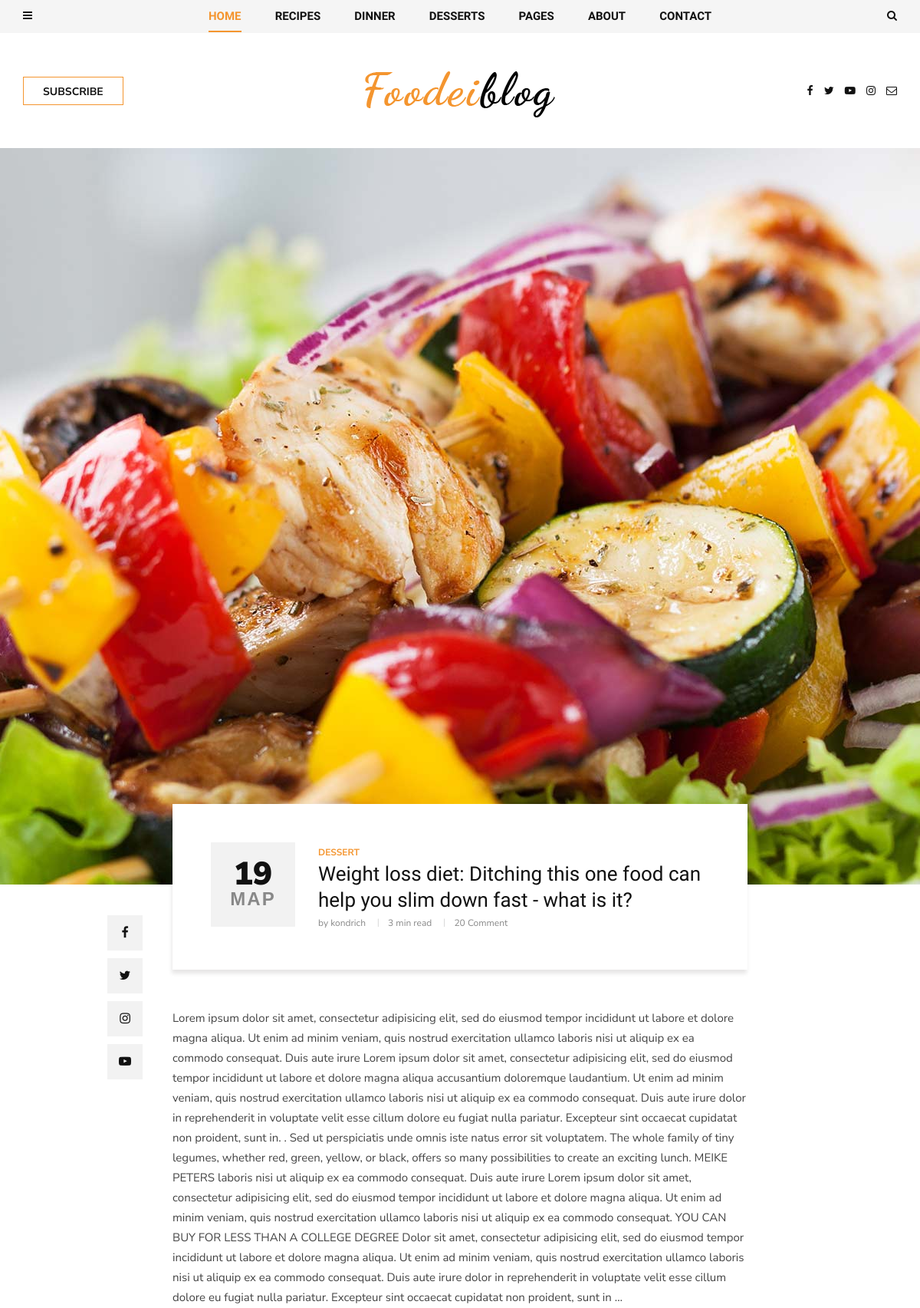
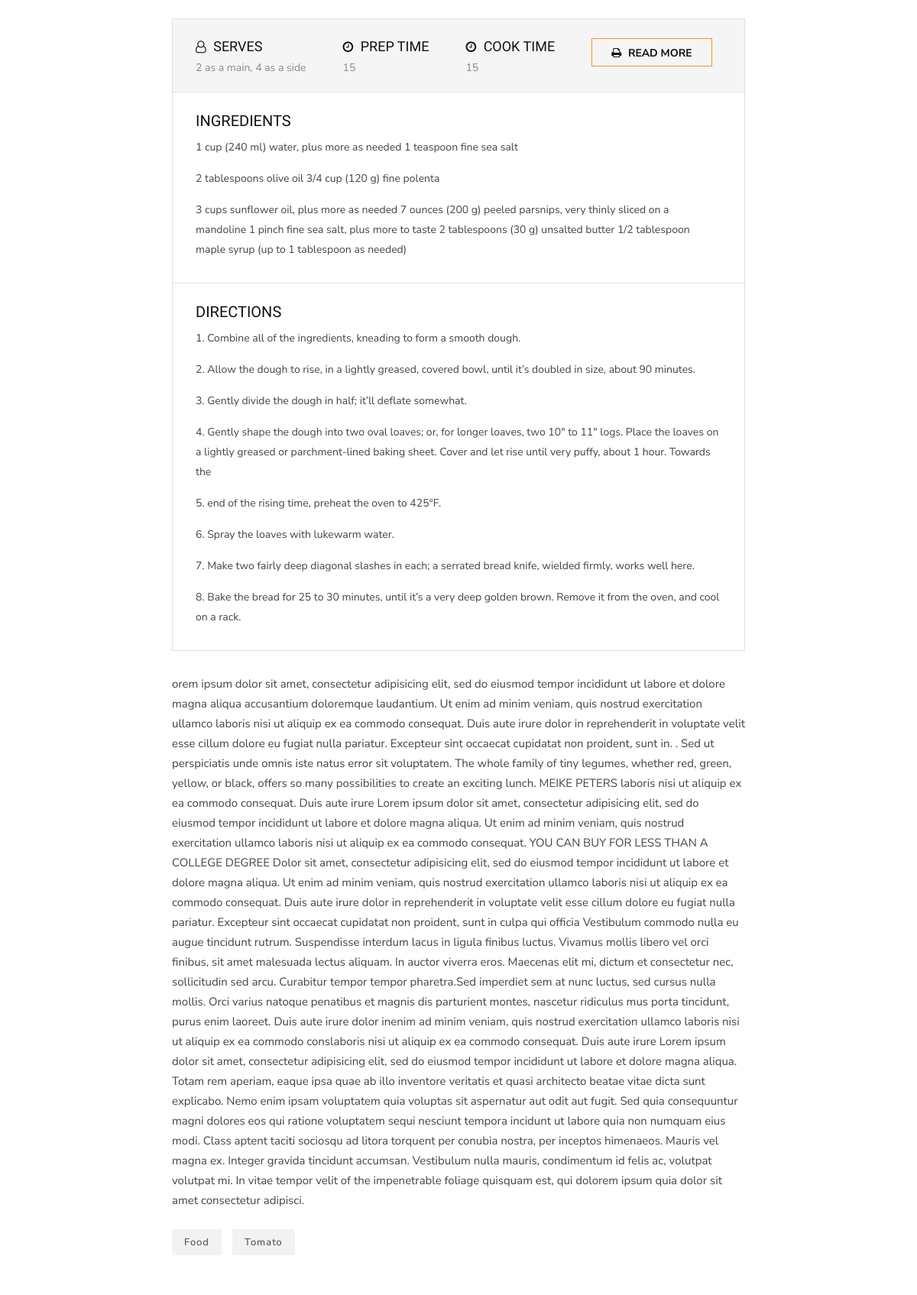
/food_vegan/food_vegan/ (upper part), run on the app's committed database (2 pictures, top to bottom).
### blog/models.py (models this page shows, shortened)
class Post(models.Model):
    author = models.ForeignKey(User, related_name="posts", on_delete=models.CASCADE)
    title = models.CharField(max_length=200)
    image = models.ImageField(upload_to="articles/")
    text = models.TextField()
    category = models.ForeignKey(
        Category, related_name="post", on_delete=models.SET_NULL, null=True
    )
    tags = models.ManyToManyField(Tag, related_name="post")
    create_at = models.DateTimeField(auto_now_add=True)
    slug = models.SlugField(max_length=200, default="")
    def get_recipes(self):
        return self.recipes.all()

class Category(MPTTModel):
    name = models.CharField(max_length=100)
    slug = models.SlugField(max_length=100)
    parent = TreeForeignKey(
        "self",
        related_name="children",
        on_delete=models.SET_NULL,
        null=True,
        blank=True,
    )
    class MPTTMeta:
        order_insertion_by = ["name"]

class Recipe(models.Model):
    name = models.CharField(max_length=100)
    serves = models.CharField(max_length=50)
    prep_time = models.PositiveIntegerField(default=0)
    cook_time = models.PositiveIntegerField(default=0)
    ingredients = RichTextField()
    directions = RichTextField()
    post = models.ForeignKey(
        Post, on_delete=models.SET_NULL, related_name="recipes", null=True, blank=True
    )

class Tag(models.Model):
    name = models.CharField(max_length=100)
    slug = models.SlugField(max_length=100)
    def __str__(self):
        return self.name

### blog/views.py (the view)
class PostDetailView(DetailView):
    model = Post
    context_object_name = "post"
    slug_url_kwarg = "post_slug"

### templates/blog/post_detail.html (shortened to what this page needs)
{% extends "base.html" %}
{%block content%}
<section class="single-post spad">
    <div class="single-post__hero set-bg" data-setbg="{{post.image.url}}"></div>
    <div class="container">
        <div class="row d-flex justify-content-center">
            <div class="col-lg-8">
                <div class="single-post__title">
                    <div class="single-post__title__meta">
                        <h2>{{post.create_at | date:"d"}}</h2>
                        <span>{{post.create_at | date:"M"}}</span>
                    </div>
                    <div class="single-post__title__text">
                        <ul class="label">
                            <li>{{post.category.name}}</li>
                        </ul>
                        <h4>{{post.title}}</h4>
                        <ul class="widget">
                            <li>by {{post.author}}</li>
                            <li>3 min read</li>
                            <li>20 Comment</li>
                        </ul>
                    </div>
                </div>
                <div class="single-post__social__item">
                    <ul>
                        <li><a href="#"><i class="fa fa-facebook"></i></a></li>
                        <li><a href="#"><i class="fa fa-twitter"></i></a></li>
                        <li><a href="#"><i class="fa fa-instagram"></i></a></li>
                        <li><a href="#"><i class="fa fa-youtube-play"></i></a></li>
                    </ul>
                </div>
                <div class="single-post__top__text">
                    <p>{{post.text|truncatewords:250}}</p>
                </div>
                <div class="single-post__recipe__details">
                    {% for recipe in post.get_recipes %}
                    <div class="single-post__recipe__details__option">
                        <ul>
                            <li>
                                <h5><i class="fa fa-user-o"></i> SERVES</h5>
                                <span>{{recipe.serves}}</span>
                            </li>
                            <li>
                                <h5><i class="fa fa-clock-o"></i> PREP TIME</h5>
                                <span>{{recipe.prep_time}}</span>
                            </li>
                            <li>
                                <h5><i class="fa fa-clock-o"></i> Cook TIME</h5>
                                <span>{{recipe.cook_time}}</span>
                            </li>
                            <li><a href="#" class="primary-btn"><i class="fa fa-print"></i> Read more</a></li>
                        </ul>
                    </div>
                    <div class="single-post__recipe__details__indegradients">
                        <h5>Ingredients</h5>
                        {{recipe.ingredients|safe}}
                    </div>
                    <div class="single-post__recipe__details__direction">
                        <h5>Directions</h5>
                        {{recipe.directions|safe}}
                    </div>
                    {% endfor %}
                </div>
                <div class="single-post__desc">
                    <p>{{post.text|slice:"250:"}} </p>
                </div>
                <div class="single-post__tags">
                    {%for tag in post.tags.all %}
                    <a href="#">{{tag}}</a>
                    {% endfor %}
                </div>
            </div>
        </div>
    </div>
</section>
{% endblock content %}

### templates/base.html (shortened to what this page needs)
<!DOCTYPE html>
<html lang="zxx">
{% load static %}
<head>
    <link rel="stylesheet" href="{% static 'css/bootstrap.min.css' %}" type="text/css">
    <link rel="stylesheet" href="{% static 'css/font-awesome.min.css' %}" type="text/css">
    <link rel="stylesheet" href="{% static 'css/elegant-icons.css' %}" type="text/css">
    <link rel="stylesheet" href="{% static 'css/owl.carousel.min.css' %}" type="text/css">
    <link rel="stylesheet" href="{% static 'css/slicknav.min.css' %}" type="text/css">
    <link rel="stylesheet" href="{% static 'css/style.css' %}" type="text/css">
</head>
<body>
    <header class="header">
        <div class="header__top">
            <div class="container">
                <div class="row">
                    <div class="col-lg-2 col-md-1 col-6 order-md-1 order-1">
                        <div class="header__humberger">
                            <i class="fa fa-bars humberger__open"></i>
                        </div>
                    </div>
                    <div class="col-lg-8 col-md-10 order-md-2 order-3">
                        <nav class="header__menu">
                            <ul>
                                <li class="active"><a href="./index.html">Home</a></li>
                                <li><a href="#">Recipes</a>
                                </li>
                                <li><a href="#">Dinner</a></li>
                                <li><a href="#">Desserts</a></li>
                                <li class="dropdown"><a href="#">Pages</a>
                                </li>
                                <li><a href="./about.html">About</a></li>
                                <li><a href="./contact.html">Contact</a></li>
                            </ul>
                        </nav>
                    </div>
                    <div class="col-lg-2 col-md-1 col-6 order-md-3 order-2">
                        <div class="header__search">
                            <i class="fa fa-search search-switch"></i>
                        </div>
                    </div>
                </div>
            </div>
        </div>
        <div class="container">
            <div class="row">
                <div class="col-lg-3 col-md-3">
                    <div class="header__btn">
                        <a href="./signin.html" class="primary-btn">Subscribe</a>
                    </div>
                </div>
                <div class="col-lg-6 col-md-6">
                    <div class="header__logo">
                        <a href="./index.html"><img src="img/logo.png" alt=""></a>
                    </div>
                </div>
                <div class="col-lg-3 col-md-3">
                    <div class="header__social">
                        <a href="#"><i class="fa fa-facebook"></i></a>
                        <a href="#"><i class="fa fa-twitter"></i></a>
                        <a href="#"><i class="fa fa-youtube-play"></i></a>
                        <a href="#"><i class="fa fa-instagram"></i></a>
                        <a href="#"><i class="fa fa-envelope-o"></i></a>
                    </div>
                </div>
            </div>
        </div>
    </header>
    {% block content %}
    {% endblock content %}
</body>
</html>

### data on the page
Post: create_at "19", create_at "МАР", category.name "DESSERT", title "Weight loss diet: Ditching this one food can help you slim down fast - what is it?", author "kondrich", text "Lorem ipsum dolor sit amet, consectetur adipisicing elit, sed do eiusmod tempor incididunt ut labore et dolore magna aliqua. Ut enim ad minim veniam, quis nostrud exercitation ullamco laboris nisi ut aliquip ex ea commodo consequat. Duis aute irure Lorem ipsum dolor sit amet, consectetur adipisicing elit, sed do eiusmod tempor incididunt ut labore et dolore magna aliqua accusantium doloremque laudantium. Ut enim ad minim veniam, quis nostrud exercitation ullamco laboris nisi ut aliquip ex ea commodo consequat. Duis aute irure dolor in reprehenderit in voluptate velit esse cillum dolore eu fugiat nulla pariatur. Excepteur sint occaecat cupidatat non proident, sunt in. . Sed ut perspiciatis…", text "orem ipsum dolor sit amet, consectetur adipisicing elit, sed do eiusmod tempor incididunt ut labore et dolore magna aliqua accusantium doloremque laudantium. Ut enim ad minim veniam, quis nostrud exercitation ullamco laboris nisi ut aliquip ex ea commodo consequat. Duis aute irure dolor in reprehenderit in voluptate velit esse cillum dolore eu fugiat nulla pariatur. Excepteur sint occaecat cupidatat non proident, sunt in. . Sed ut perspiciatis unde omnis iste natus error sit voluptatem. The whole family of tiny legumes, whether red, green, yellow, or black, offers so many possibilities to create an exciting lunch. MEIKE PETERS laboris nisi ut aliquip ex ea commodo consequat. Duis aute irure…"
Recipe: serves "2 as a main, 4 as a side", prep_time "15", cook_time "15", ingredients "1 cup (240 ml) water, plus more as needed 1 teaspoon fine sea salt 2 tablespoons olive oil 3/4 cup (120 g) fine polenta 3 cups sunflower oil, plus more as needed 7 ounces (200 g) peeled parsnips, very thinly sliced on a mandoline 1 pinch fine sea salt, plus more to taste 2 tablespoons (30 g) unsalted butter 1/2 tablespoon maple syrup (up to 1 tablespoon as needed)", directions "1. Combine all of the ingredients, kneading to form a smooth dough. 2. Allow the dough to rise, in a lightly greased, covered bowl, until it’s doubled in size, about 90 minutes. 3. Gently divide the dough in half; it’ll deflate somewhat. 4. Gently shape the dough into two oval loaves; or, for longer loaves, two 10″ to 11″ logs. Place the loaves on a lightly greased or parchment-lined baking sheet. Cover and let rise until very puffy, about 1 hour. Towards the 5. end of the rising time, preheat the oven to 425°F. 6. Spray the loaves with lukewarm water. 7. Make two fairly deep diagonal slashes in each; a serrated bread knife, wielded firmly, works well here. 8. Bake the bread for 25 to 30…"
Tag: name "Food"
Tag: name "Tomato"
